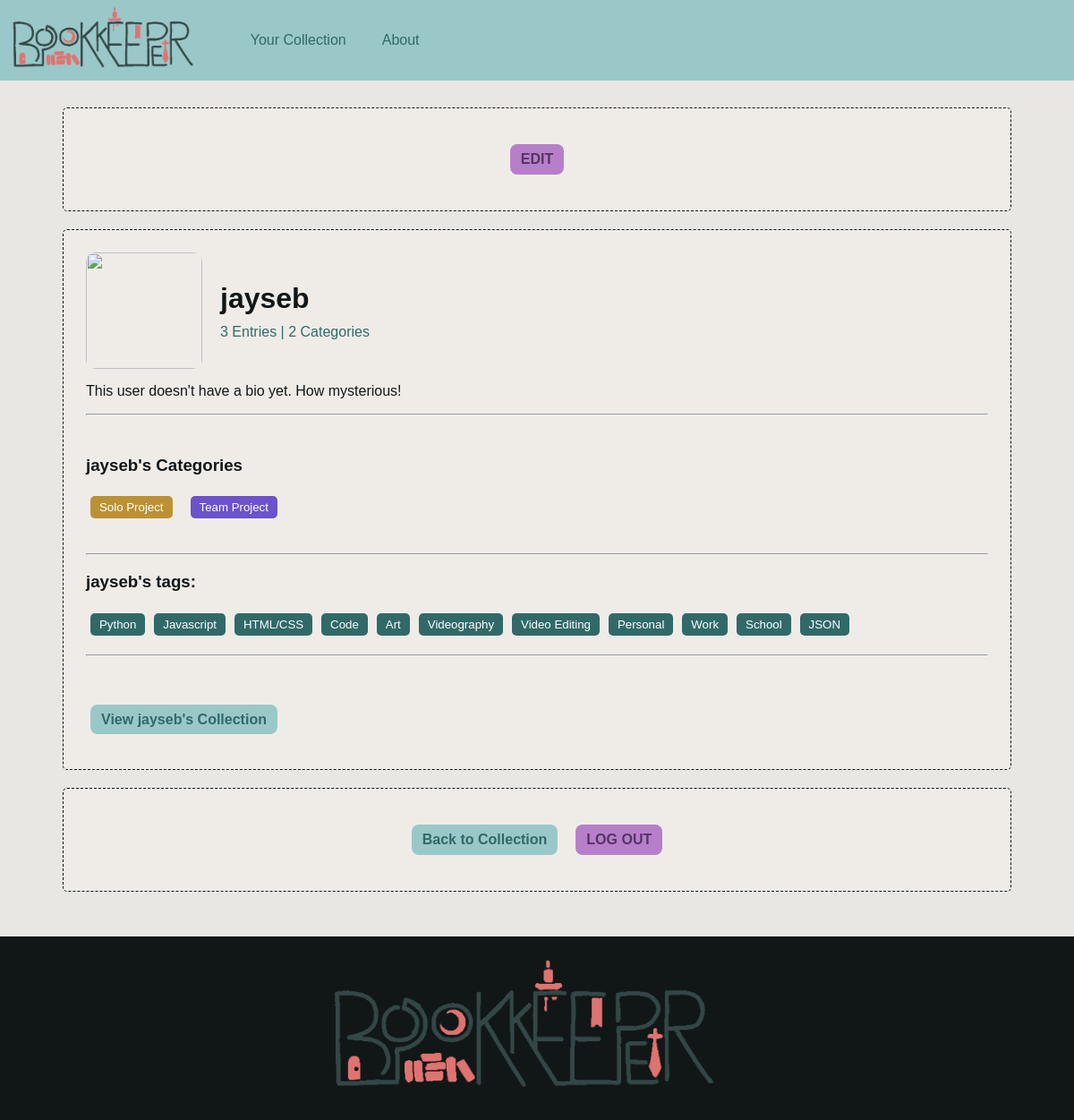
/jayseb (signed in), run on an earlier commit of the app's database.
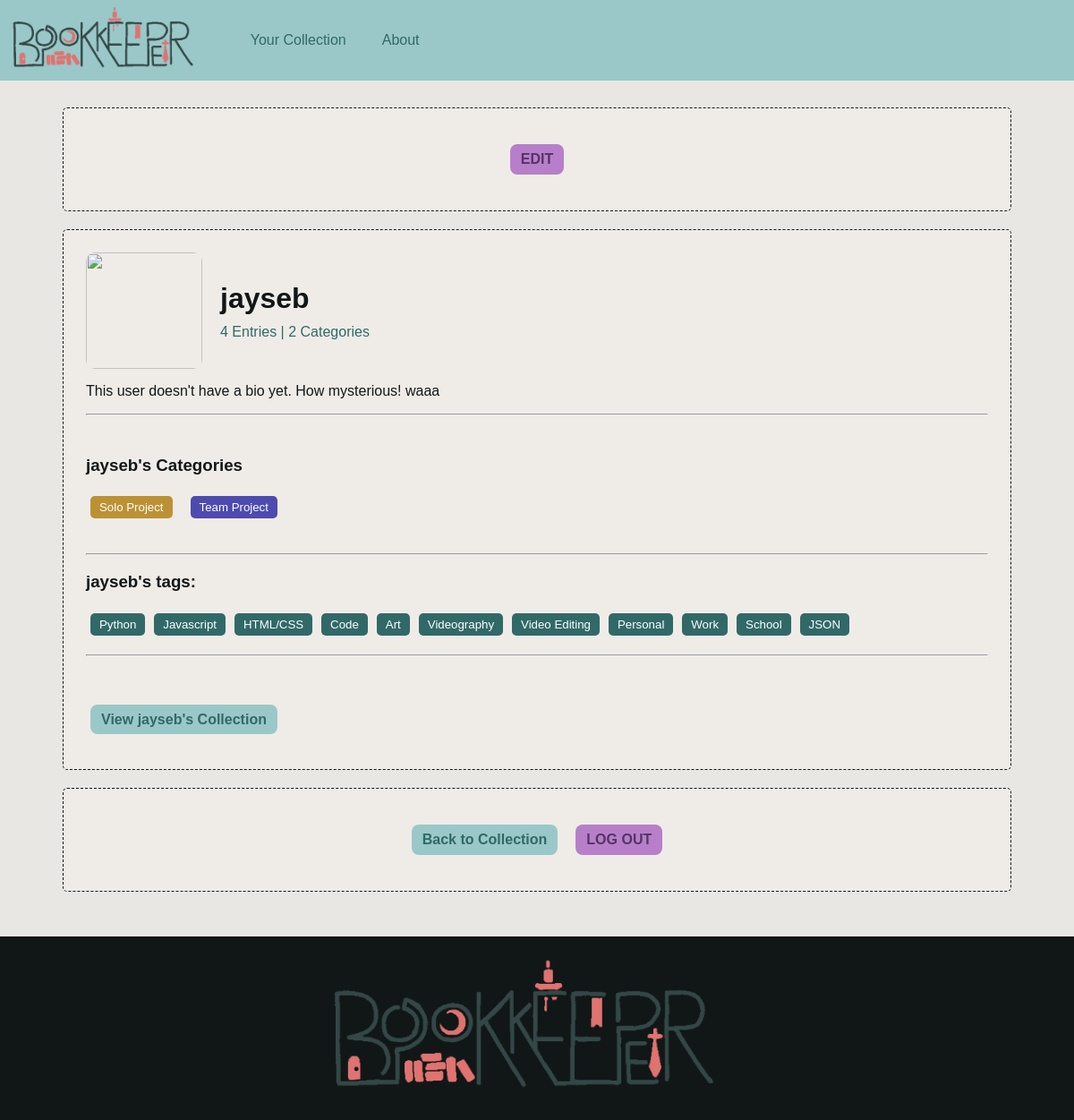
And on a later commit of the database.
### app.py (models this page shows, shortened)
class User(db.Model):
    id=db.Column(db.Integer, primary_key=True)
    username=db.Column(db.String(20), unique=True, nullable=False)
    password_hash=db.Column(db.String(100), nullable=False)
    collection=db.Column(JSON)
    categories=db.Column(JSON)
    tags=db.Column(JSON)
    profile_info=db.Column(JSON)

### app.py (the view)
@app.route("/<string:username>", methods=["POST", "GET"])
def viewProfile(username:str):
    user = User.query.get(session["id"])
    if not user:
        return redirect("/")
    if request.method == "POST":
        for form_submission in request.form:
            profile.formPOST(user, request.form, form_submission)
        updateSessionFromUser(user)
        updateUserFromSession(user)
        db.session.commit()
    profile_subtitle = profile.getProfileSubtitle(user)
    return render_template(
            "profile.html",
            user=user,
            profile_subtitle=profile_subtitle
            )

### scripts/view_profile.py (called while the page is built)
    def getProfileSubtitle(self, user):
        category_count = len([i for i in user.categories.keys()])
        entry_count = len(user.collection)
        if category_count > 0:
            category_count -= 1
        if entry_count == 1:
            entry_subtitle = f"{entry_count} Entry "
        else:
            entry_subtitle = f"{entry_count} Entries "
        if category_count == 1:
            category_subtitle = f"| {category_count} Category"
        else:
            category_subtitle = f"| {category_count} Categories"
        profile_subtitle = entry_subtitle + category_subtitle
        return profile_subtitle

### templates/profile.html (shortened to what this page needs)
{% extends 'base.html' %}
{% block head %}
<link rel="stylesheet" href="../static/style.css">
{% endblock %}
{% block body %}
<div id="pageWrap">
        <div id="contentWrap">
            <div id="actionButtons1" class="actionButtons dashed-border">
                <a class="btn blueBtn" href="/collection">Back to Collection</a>
                <a class="btn purpleBtn" href="{{url_for('logout')}}">LOG OUT</a>
            </div>
            <div id="characterContent" class="dashed-border">
                <div id="titleAndIcon" class="row">
                    <img src="https://dl.dropboxusercontent.com/scl/fi/4ozl1wdskf3o46qmehk2o/putwr.jpg?rlkey=iebhl5zm4qaqzoj33705adhot&st=lpcmv26j&dl=0">
                    <div>
                        <h1>{{user.username}}</h1>
                        <p style="color:#316969;">{{profile_subtitle}}</p>
                    </div>
                </div>
                <p id="currentBio">{{user.profile_info['bio'] | safe }}</p>
                <hr>
                <br>
                <div class="profileCategoryListWrap">
                    <div>
                        <h3>{{user.username}}'s Categories</h3>
                    </div>
                    <div class="row">
                        <form action="/{{user.username}}" method="POST" name="deleteCategoryForm" id="deleteCategoryForm">
                        {% if user.categories | length > 1 %}
                            <div class="row">
                                {% for category in user.categories.items() %}
                                    {% if category[0] != "Unsorted" %}
                                    <div id="{{category[0]}}" class="categoryTagWrap">
                                        <div class="categoryTag">
                                                <h5
                                                style= "background-color:{{category[1]}};
                                                        color:#ffffff;">
                                                    {{category[0]}}
                                                </h5>
                                        </div>
                                    </div>
                                    {% endif %}
                                {% endfor %}
                            </div>
                        {% else %}
                            <p id="nocategories">No categories.</p>
                        {% endif %}
                        </form>
                    </div>
                </div>
                <hr>
                <h3>{{user.username}}'s tags:</h3>
                <div id="userTagWrap">
                    <form action="/{{user.username}}" method="POST" name="deleteTagForm" id="deleteTagForm">
                        {% if user.tags | length > 0 %}
                        <div class="row">
                            {% for tag in user.tags %}
                            <div class="categoryTag">
                                    <h5
                                    style= "background-color:#316969;
                                            color:#ffffff;">
                                        {{tag}}
                                    </h5>
                            </div>
                            {% endfor %}
                        </div>
                        {% else %}
                        <p id ="notags">No tags.</p>
                        {% endif %}
                    </form>
                </div>
                <hr>
                <br><br><br>
                <a class="btn blueBtn" href="/collection">View {{user.username}}'s Collection</a>
                <br><br><br>
            </div>
            <div id="actionButtons2" class="actionButtons dashed-border">
                <span>
                    <a class="btn purpleBtn" id="editProfileBtn" onclick="switchToEditMode()">EDIT</a>
                </span>
            </div>
        </div>
    </div>
{% endblock %}

### templates/base.html (shortened to what this page needs)
{% block head %}{% endblock %}
            <nav id="navbar">
                <a href="/">
                        <img id="bookkeeperLogo" src="/static/img/bookkeeper.png"/>
                </a>
                <a href="/collection">
                    <div class="navbuttons">
                        Your Collection
                    </div>
                </a>
                <a href="/about">
                    <div class="navbuttons">
                        About
                    </div>
                </a>
            </nav>
        {% block body %}
        {% endblock %}
        <footer>
            <a href="/">
                        <img id="bookkeeperLogo" src="/static/img/bookkeeper.png"/>
                </a>
        </footer>
    </body>
</html>

### static/style.css (style rules this page uses)
a { text-decoration: none; }
img { object-fit: cover; }
.row { display: flex; flex-direction: row; flex-wrap: wrap; align-items: center; }
.btn { text-decoration: none; transition: 0.3s ease; padding: 8px 12px; border-radius: 8px; text-align: center; border: none; font-weight: bold; margin: 5px; }
.blueBtn { background-color: #9ac8c8; color:#316969 }
.purpleBtn { background-color: #b77fc9; color: #543464 }
#bookkeeperLogo { height: 80%; margin: 5px 40px 5px 10px; display: flex; justify-self: center; }
#navbar { display: flex; background-color: #9ac8c8; height: 90px; top: 0; position: sticky; }
#navbar a .navbuttons { justify-self: center; display: flex; align-items: center; height: 100%; transition: 0.3s ease; padding: 0px 20px; }
#navbar a { color: #316969; }
footer { height: 190px; background-color: #111717; margin-top: 40px; padding-top: 15px; bottom: 0; left: 0; width: 100%; }
#titleAndIcon { display: flex; margin: 15px 0px; }
#titleAndIcon img { width: 130px; height: 130px; object-fit: cover; border-radius: 10px; }
#titleAndIcon div { margin: 10px 20px; text-align: left; }
#titleAndIcon h1, #titleAndIcon p { margin: 10px 0px; }
#contentWrap { display: flex; justify-self: center; width: 1200px; max-width: 90%; margin-top: 20px; }
.dashed-border { border: dashed 1px #111717; padding: 10px 25px; margin: 10px; background-color: #efece8; border-radius: 5px; }
#characterContent { flex-basis: 70%; }
.actionButtons { padding: 30px; display: flex; flex-direction: column; justify-content: space-between; flex-basis: 15%; flex-wrap: wrap; }
.actionButtons span { display: flex; flex-direction: column; }
.actionButtons .btn { margin: 10px; }
@media (max-aspect-ratio: 4/3) { #contentWrap { flex-direction: column-reverse; width: 90vw; } }
@media (max-aspect-ratio: 4/3) { .actionButtons { flex-direction: row; justify-content: center; } }
@media (max-aspect-ratio: 4/3) { .actionButtons span { flex-direction: row; justify-content: center; } }
.categoryTag { display: flex; margin: 5px; }
.categoryTag h5 { padding: 5px 10px; border-radius: 5px; font-weight: 200; text-align: center; }
#deleteCategoryForm .categoryTag h5, #deleteTagForm .categoryTag h5 { margin: 0 auto; }
.categoryTagWrap { margin-right: 10px; margin-bottom: 10px; }

What changed in the data, as far as the page shows it:
changed User "jayseb": profile_info.bio "This user doesn't have a bio yet. How mysterious!" → "This user doesn't have a bio yet. How mysterious! waaa"
Also different on the page:
{{ profile_subtitle }}: "3 Entries | 2 Categories" → "4 Entries | 2 Categories"
